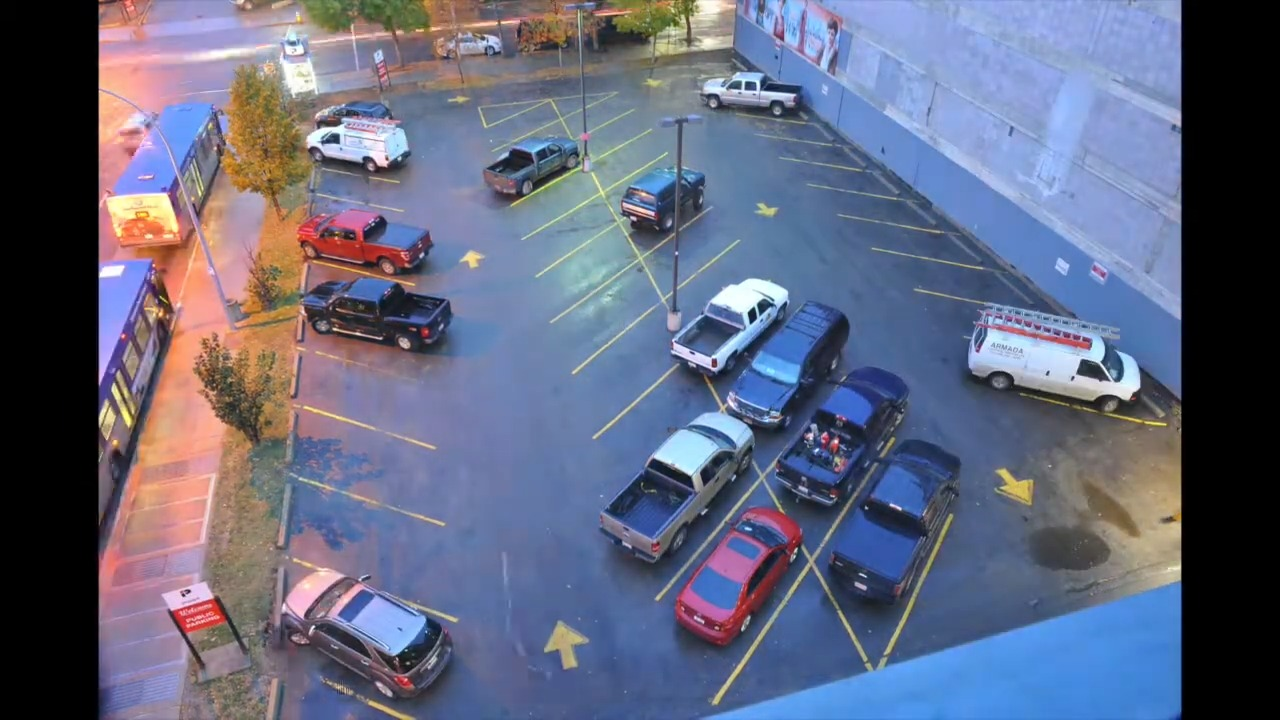
#> input picture Parking-Lot-Detection-OpenCV-master/images/o.jpg, 1280 x 720 px, given in place of o.mp4, which was not available
$ python main.py
#> lines starting #> are read from the running program, lines starting #| are printed output that depends on the picture; after the words box and inside, x2 and y2 are one past the last pixel; in counts of white or black regions, pixels touching at a corner belong together; pictures that were not available may be replaced by others from this repository, and a replacement may not be noted
### Parking-Lot-Detection-OpenCV-master/motion_detector.py
import cv2 as open_cv
import numpy as np
import logging
from drawing_utils import draw_contours
from colors import COLOR_GREEN, COLOR_WHITE, COLOR_BLUE
from datetime import datetime
import firebase_admin
from firebase_admin import credentials, firestore
from firebase_admin import db


class MotionDetector:
    LAPLACIAN = 1.4
    DETECT_DELAY = 1

    def __init__(self, video, coordinates, start_frame):
        self.video = video
        self.coordinates_data = coordinates
        self.start_frame = start_frame
        self.contours = []
        self.bounds = []
        self.mask = []

        if not firebase_admin._apps:
            cred = credentials.Certificate("serviceAccount.json")
            firebase_admin.initialize_app(cred, {
                "databaseURL": "https://smartpark-5991c-default-rtdb.firebaseio.com/"
            })
        self.db_ref = db.reference("CCTV_parking")


        # slot status memory
        self.slot_statuses = {}  # {slot_id: "occupied"/"empty"}

    def detect_motion(self):
        capture = open_cv.VideoCapture(self.video)
        capture.set(open_cv.CAP_PROP_POS_FRAMES, self.start_frame)

        coordinates_data = self.coordinates_data

        # preprocess slot masks
        for p in coordinates_data:
            coordinates = self._coordinates(p)
            rect = open_cv.boundingRect(coordinates)

            new_coordinates = coordinates.copy()
            new_coordinates[:, 0] = coordinates[:, 0] - rect[0]
            new_coordinates[:, 1] = coordinates[:, 1] - rect[1]

            self.contours.append(coordinates)
            self.bounds.append(rect)

            mask = open_cv.drawContours(
                np.zeros((rect[3], rect[2]), dtype=np.uint8),
                [new_coordinates],
                contourIdx=-1,
                color=255,
                thickness=-1,
                lineType=open_cv.LINE_8)

            mask = mask == 255
            self.mask.append(mask)

        statuses = [False] * len(coordinates_data)
        times = [None] * len(coordinates_data)
        # 🚨 Initialize all slots in DB with starting values
        for index, p in enumerate(coordinates_data):
            self.update_database(p["id"], statuses[index])
        while capture.isOpened():
            result, frame = capture.read()
#> frame is the input picture: shape (720, 1280, 3); mean B, G, R 127.2, 103.6, 98.7
            if frame is None:
                break

            if not result:
                raise CaptureReadError("Error reading video capture on frame %s" % str(frame))

            blurred = open_cv.GaussianBlur(frame.copy(), (5, 5), 3)
            grayed = open_cv.cvtColor(blurred, open_cv.COLOR_BGR2GRAY)
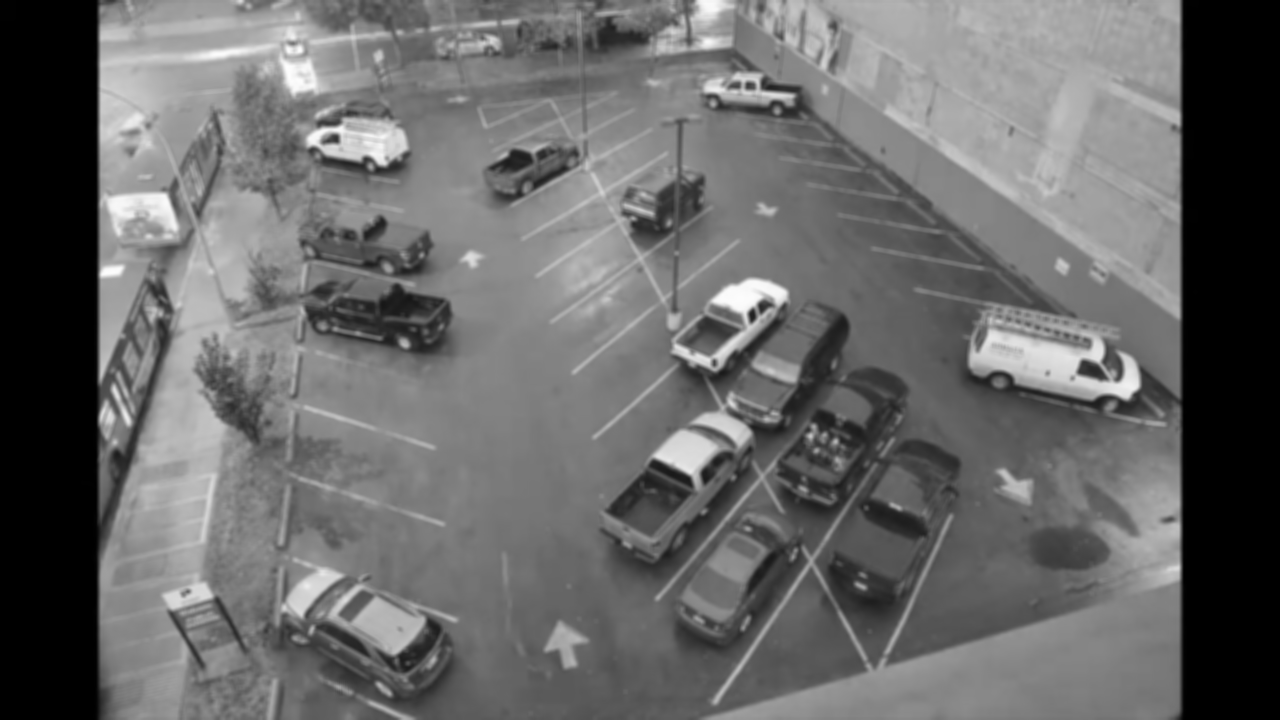
#> grayed: shape (720, 1280); min 0, max 254, mean 104.8
            new_frame = frame.copy()

            position_in_seconds = capture.get(open_cv.CAP_PROP_POS_MSEC) / 1000.0

            for index, p in enumerate(coordinates_data):
                status = self.__apply(grayed, index, p)

                if times[index] is not None and self.same_status(statuses, index, status):
                    times[index] = None
                    continue

                if times[index] is not None and self.status_changed(statuses, index, status):
                    if position_in_seconds - times[index] >= MotionDetector.DETECT_DELAY:
                        statuses[index] = status
                        times[index] = None
                        # 🚨 Firestore update when slot changes
                        self.update_database(p["id"], statuses[index])

                    continue

                if times[index] is None and self.status_changed(statuses, index, status):
                    times[index] = position_in_seconds
#> this loop made 12 passes
#> pass 1, in __apply, `roi_gray = grayed[y:y + bh, x:x + bw]`:
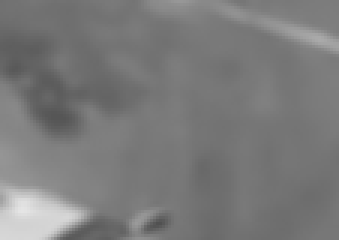
#> roi_gray: shape (80, 113) (shown 3 times larger); min 81, max 229, mean 122.5
#> pass 1, in __apply, `laplacian = open_cv.Laplacian(roi_gray, open_cv.CV_64F)`:
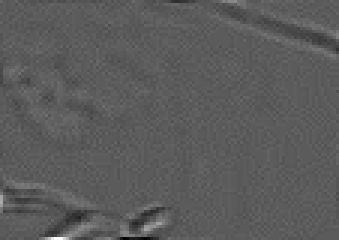
#> laplacian: shape (80, 113) float64 (shown 3 times larger); min -31, max 55, mean 0; drawn with min black and max white
#> pass 2, in __apply (call 2), `roi_gray = grayed[y:y + bh, x:x + bw]`:
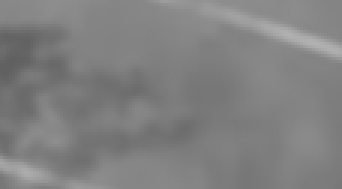
#> roi_gray: shape (63, 114) (shown 3 times larger); min 96, max 177, mean 128.4
#> pass 2, in __apply (call 2), `laplacian = open_cv.Laplacian(roi_gray, open_cv.CV_64F)`:
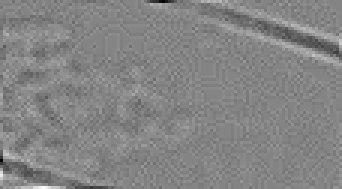
#> laplacian: shape (63, 114) float64 (shown 3 times larger); min -26, max 24, mean 0; drawn with min black and max white
#> after the loop, statuses = [False, False, False, False, False, False, False, False, False, False, False, False]; times = [0, 0, 0, 0, 0, 0, 0, 0, 0, 0, 0, 0]

            # draw slots
            for index, p in enumerate(coordinates_data):
                coordinates = self._coordinates(p)
                color = COLOR_GREEN if statuses[index] else COLOR_BLUE
                draw_contours(new_frame, coordinates, str(p["id"] + 1), COLOR_WHITE, color)
#> this loop made 12 passes
#> (coordinates, center in draw_contours) on passes 1 to 11: ([[315, 545], [319, 504], [420, 543], [427, 583]], (366, 546)), ([[319, 461], [319, 430], [423, 465], [432, 492]], (368, 464)), ([[324, 397], [329, 374], [411, 395], [417, 426]], (368, 401)), ([[526, 208], [580, 176], [588, 192], [526, 228]], (552, 204)), ([[542, 241], [599, 207], [608, 224], [546, 255]], (572, 234)), ([[573, 324], [628, 279], [640, 296], [581, 347]], (602, 315)), ([[589, 372], [650, 317], [678, 358], [604, 406]], (629, 365)), ([[605, 162], [610, 177], [655, 148], [651, 139]], (625, 160)), ([[659, 259], [668, 278], [722, 238], [711, 224]], (686, 253)), ([[775, 139], [782, 151], [850, 160], [846, 150]], (809, 152)), ([[804, 169], [811, 178], [887, 192], [875, 180]], (842, 183))
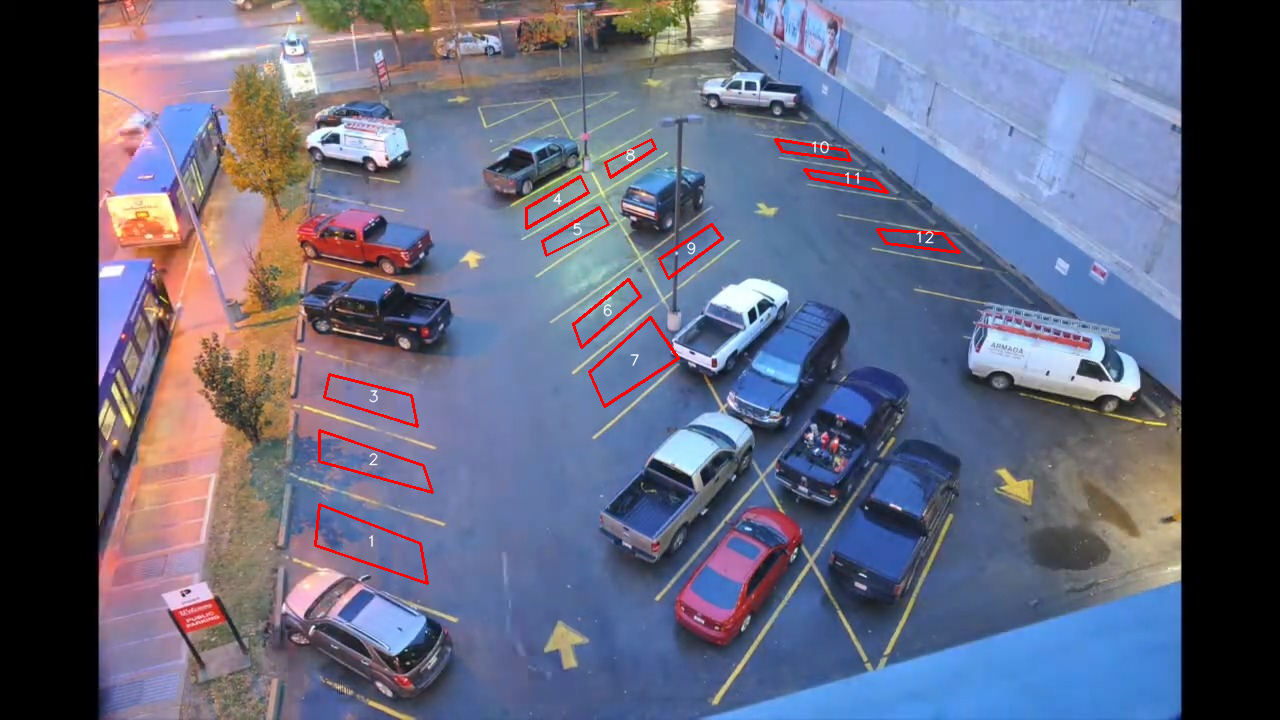
#> new_frame: shape (720, 1280, 3); 0.88% of pixels changed, all inside (x1, y1, x2, y2) = (314, 138, 961, 585)

            # Get FPS of video to sync playback speed
            fps = capture.get(open_cv.CAP_PROP_FPS)
            delay = int(1000 / fps) if fps > 0 else 30  # fallback to ~30fps

            open_cv.imshow(str(self.video), new_frame)
            k = open_cv.waitKey(delay)  # wait based on fps
#> (key q is pressed here)
            if k == ord("q"):
                break

        capture.release()
        open_cv.destroyAllWindows()

        # After video ends → mark all slots empty
        for index, p in enumerate(coordinates_data):
            self.update_database(p["id"], statuses[index])


    def update_database(self, slot_id, is_empty):
        slot_name = f"slot{slot_id+1}"
        status = "empty" if is_empty else "occupied"
        ts = datetime.now().astimezone().isoformat()

        old_status = self.slot_statuses.get(slot_name)
        if old_status != status:
            self.slot_statuses[slot_name] = status
            event = "became_empty" if status == "empty" else "became_occupied"

            # Update slots
            self.db_ref.child("slots").child(slot_name).update({
                "id": slot_id + 1,
                "last_changed": ts,
                "sensor_value": 1 if is_empty else 0,
                "status": status
            })

            # Append log (push creates unique IDs under 'recent')
            self.db_ref.child("logs").child("recent").push({
                "event": event,
                "slot": slot_name,
                "ts": ts
            })

            # Update meta
            self.db_ref.child("meta").update({
                "last_updated": ts
            })

            print(f"[RTDB] {slot_name} {event} at {ts}")

    def __apply(self, grayed, index, p):
        coordinates = self._coordinates(p)
        rect = self.bounds[index]

        # Ensure ROI is inside frame boundaries
        h, w = grayed.shape
        x, y, bw, bh = rect
        if x < 0 or y < 0 or x + bw > w or y + bh > h:
            logging.warning(f"Slot {p['id']} is out of video bounds, skipping.")
            return False  # Treat as empty instead of crashing

        roi_gray = grayed[y:y + bh, x:x + bw]
        if roi_gray.size == 0:  # Extra safety
            logging.warning(f"Empty ROI for slot {p['id']}, skipping.")
            return False

        laplacian = open_cv.Laplacian(roi_gray, open_cv.CV_64F)

        coordinates[:, 0] = coordinates[:, 0] - rect[0]
        coordinates[:, 1] = coordinates[:, 1] - rect[1]

        status = np.mean(np.abs(laplacian * self.mask[index])) < MotionDetector.LAPLACIAN
        return status


    @staticmethod
    def _coordinates(p):
        return np.array(p["coordinates"])

    @staticmethod
    def same_status(coordinates_status, index, status):
        return status == coordinates_status[index]

    @staticmethod
    def status_changed(coordinates_status, index, status):
        return status != coordinates_status[index]


class CaptureReadError(Exception):
    pass

### Parking-Lot-Detection-OpenCV-master/drawing_utils.py
import cv2 as open_cv
from colors import COLOR_RED


def draw_contours(image,
                  coordinates,
                  label,
                  font_color,
                  border_color=COLOR_RED,
                  line_thickness=1,
                  font=open_cv.FONT_HERSHEY_SIMPLEX,
                  font_scale=0.5):
    open_cv.drawContours(image,
                         [coordinates],
                         contourIdx=-1,
                         color=border_color,
                         thickness=2,
                         lineType=open_cv.LINE_8)
    moments = open_cv.moments(coordinates)

    center = (int(moments["m10"] / moments["m00"]) - 3,
              int(moments["m01"] / moments["m00"]) + 3)

    open_cv.putText(image,
                    label,
                    center,
                    font,
                    font_scale,
                    font_color,
                    line_thickness,
                    open_cv.LINE_AA)

### Parking-Lot-Detection-OpenCV-master/main.py
import argparse
import yaml
import logging
from motion_detector import MotionDetector


def main():
    logging.basicConfig(level=logging.INFO)

    data_file = "data/coordinates_1.yml"
    start_frame = 400
    video_file = "videos/o.mp4"

    # Load coordinates directly
    with open(data_file, "r") as data:
        points = yaml.load(data, Loader=yaml.FullLoader)

    # Start motion detection
    detector = MotionDetector(video_file, points, int(start_frame))
    detector.detect_motion()


def parse_args():
    parser = argparse.ArgumentParser(description='Parking Lot Motion Detection')

    parser.add_argument("--video",
                        dest="video_file",
                        required=True,
                        help="Video file to detect motion on")

    parser.add_argument("--data",
                        dest="data_file",
                        required=True,
                        help="YAML file with parking slot coordinates")

    parser.add_argument("--start-frame",
                        dest="start_frame",
                        required=False,
                        default=1,
                        help="Starting frame on the video")

    return parser.parse_args()


if __name__ == '__main__':
    main()
